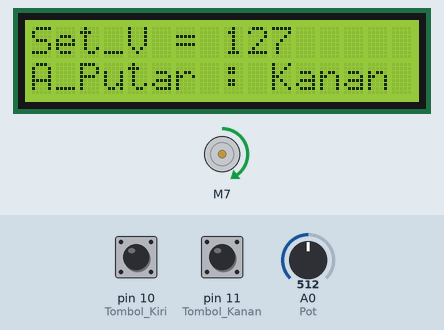
A sketch run on a simulated Arduino Uno, built with avr-gcc and run on an emulated ATmega328P. On the bench: 16×2 character LCD, DC motor (green arrow = forward, orange = backward, longer = faster). The inputs (shaded band) are chosen by the test bench; at power-on: pin 11 (Tombol_Kanan) HIGH, A0 (Pot) = 512, pin 10 (Tombol_Kiri) HIGH.

Above: at 1.2 s.
1.3 s: pin 11 (Tombol_Kanan) pulled LOW for 0.15 s
At 1.46 s:
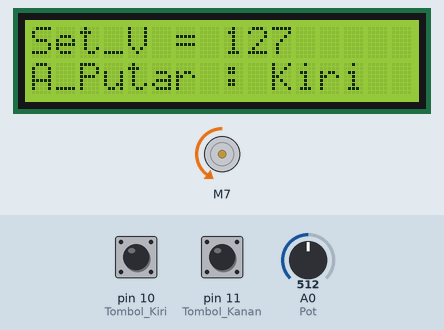
3.1 s: pin 11 (Tombol_Kanan) pulled LOW for 1 s
At 3.15 s:
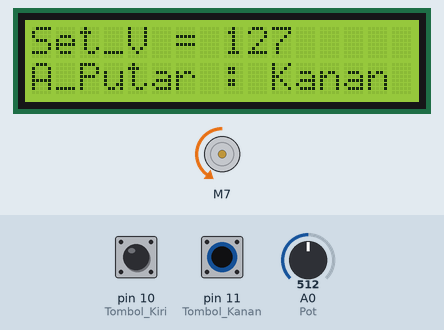
7.1 s: A0 (Pot) set to 306
At 7.8 s:
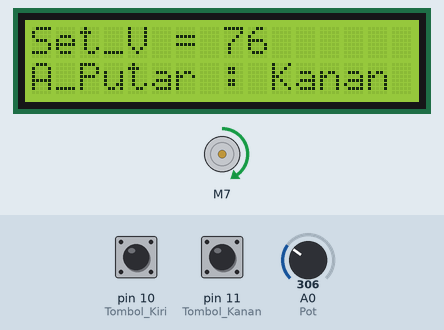
10.1 s: A0 (Pot) set to 46
At 10.8 s:
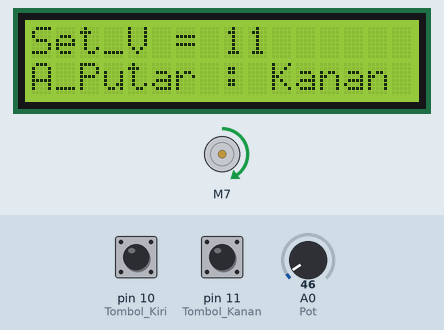
11.7 s: A0 (Pot) set to 38
At 12.9 s:
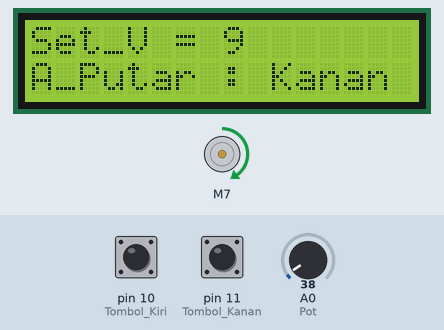
14.7 s: pin 11 (Tombol_Kanan) pulled LOW for 3.2 s
At 15.8 s:
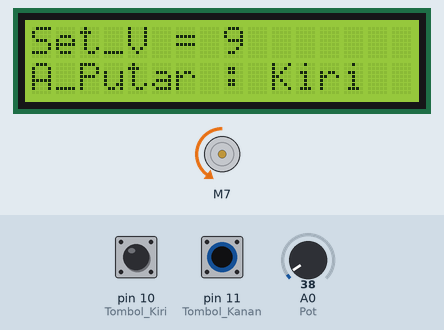
Timing chart, 0 to 19.5 s (numbered marks = the images above; inputs shaded):
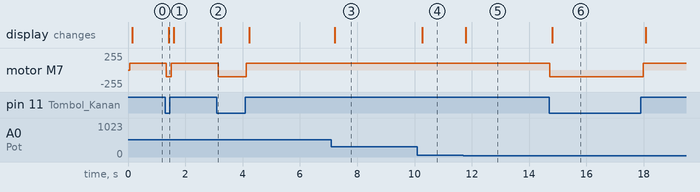

Measured:
- after the input at 1.3 s, motor M7: forward 100/255 → backward 100/255 at once, → forward 100/255 0.18 s later; the display: changes after 0.12 s (image 1)
- after the input at 3.1 s, motor M7: forward 100/255 → backward 100/255 after 0.05 s, → forward 100/255 0.99 s later
- after the input at 7.1 s, the display: changes after 0.12 s (image 3)
- after the input at 10.1 s, the display: changes after 0.17 s (image 4)
- after the input at 11.7 s, the display: changes after 0.09 s (image 5)
- after the input at 14.7 s, motor M7: forward 100/255 → backward 100/255 at once, → forward 100/255 3.3 s later; the display: changes after 0.11 s (image 6)

The sketch:

Control_kecepatan_dinamo_12_V_dengan_L298N.ino
```cpp
#include <LiquidCrystal_I2C.h>
#include <L298N.h>

#define EN1 3
#define IN1 4
#define IN2 5
#define IN3 7
#define IN4 8
#define EN2 9

const int Pot = A0;
const int Tombol_Kiri  = 10;
const int Tombol_Kanan = 11;
const int Tombol_Stop  = 12;

L298N dinamo_kanan(EN1, IN1, IN2);
L298N dinamo_kiri(EN2, IN3, IN4);

LiquidCrystal_I2C layar(0x27,16,2);

void setup() {
  layar.init();
  layar.backlight();
  pinMode(Pot, INPUT);
  pinMode(Tombol_Kanan, INPUT_PULLUP);
  pinMode(Tombol_Kiri, INPUT_PULLUP);
  pinMode(Tombol_Stop, INPUT_PULLUP);
}

void loop() {
  String Arah;
  int sensor = analogRead(Pot);
  int kecepatan = map(sensor, 0, 1023, 0, 255);
  if (digitalRead(Tombol_Kanan) == HIGH) {
    dinamo_kanan.setSpeed(kecepatan);
    dinamo_kiri.forward();
    Arah = "Kanan";
  }
  else if (digitalRead(Tombol_Kiri) == HIGH) {
    dinamo_kanan.setSpeed(kecepatan);
    dinamo_kiri.backward();
     Arah = "Kiri";
  }
  else if (digitalRead(Tombol_Stop) == HIGH) dinamo_kiri.stop();
  layar.init();
  layar.setCursor(0,0);
  layar.print("Set_V = ");
  layar.setCursor(8,0);
  layar.print(kecepatan);
  layar.setCursor(0,1);
  layar.print("A_Putar : ");
  layar.setCursor(10,1);
  layar.print(Arah);
}
```
